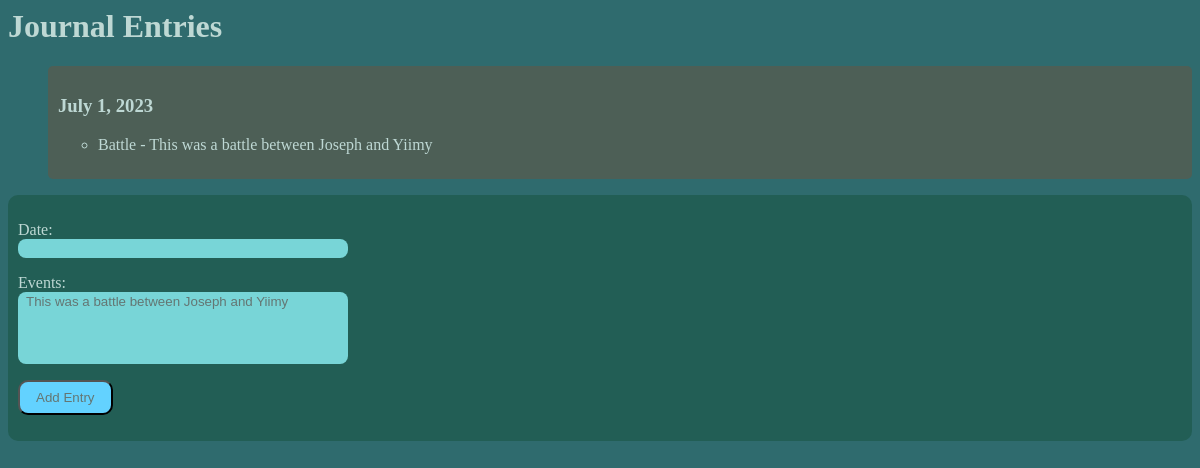
The app's page /dnd_codex/journal_entries/ with its own data.
### dnd_codex/models.py (models this page shows, shortened)
class JournalEntry(models.Model):
    date = models.DateField()
    events = models.ManyToManyField(Event)
    enemies = models.ManyToManyField(Enemy, blank=True)
    allies = models.ManyToManyField(Ally, blank=True)
    class Meta:
        ordering = ["date"]
        verbose_name_plural="Journal Entries"

class Event(models.Model):
    event_type = models.ForeignKey(EventType, on_delete=models.CASCADE)
    description = models.TextField()
    def __str__(self):
        return self.description

class EventType(models.Model):
    name = models.CharField(max_length=50)
    color = ColorField(default='#FF0000')
    def __str__(self):
        return self.name

### dnd_codex/views.py (the view)
# urls.py: path("journal_entries/", views.JournalEntriesView, name = "journal_entries"),
def JournalEntriesView(request):
    entries = list(JournalEntry.objects.order_by("-date"))
    form = JournalForm(request.POST or None)
    if request.method == 'POST':
        if form.is_valid():
            form.save()
            return redirect('journal_entries')
    context = {
        "entries" : entries,
        "form" : form
    }
    template = loader.get_template("codex/journal_entries.html")
    return HttpResponse(template.render(context, request))

### dnd_codex/forms.py
class JournalForm(forms.ModelForm):
    class Meta:
        model = JournalEntry
        fields = ['date', 'events',]

### dnd_codex/templates/codex/journal_entries.html (shortened to what this page needs)
{% load static %}
<head>
    <link rel="stylesheet" href="{% static 'codex/style.css' %}">
</head>
<h1 class="textColor">Journal Entries</h1>
<ul class="textColor">
    {% for entry in entries %}
    <div class="journal_entry">
        <h3 class="textColor">{{ entry.date }}</h3>
        <ul class="textColor">
            {% for event in entry.events.all %}
                <li>{{ event.event_type }} - {{ event.description }}</li>
            {% empty %}
                <li class="textColor">No Events</li>
            {% endfor %}
        </ul>
    </div>
    {% empty %}
        <li>No Journal Entries</li>
    {% endfor %}
</ul>
<div class="form-container textBackground divBackground">
    <form method="post" action="{% url 'journal_entries' %}">
        {{ form.as_p }}
        <button class="buttonColor rounded button" type="submit">Add Entry</button>
    </form>
</div>

### dnd_codex/static/codex/style.css (style rules this page uses)
.rounded { border-radius: 10px; }
.buttonColor { background-color: #63d2ff; }
.form-container input[type="text"], .form-container textarea, .form-container select { border-radius: 8px; border: #BED8D4; border-width: 3px; background-color: #78D5D7; color: #647673; padding-right: 6px; padding-left: 6px; padding-top: 2px; padding-bottom: 2px; width: 100%; box-sizing: border-box; }
.form-container { display: grid; gap: 5px; grid-template-columns: max-content auto; align-items: start; border-radius: 10px; background: #225e55; padding: 10px }
.form-container label { color: #BED8D4; text-align: right; }
.textColor { color: #BED8D4; }
button { padding: 8px 16px; background-color: #63d2ff; border-radius: 8px; color: #647673; }
.journal_entry { background-color: #4d5f56; border-radius: 5px; padding: 10px; padding-bottom: 25px; }

### records on screen
JournalEntry: date "July 1, 2023"
Event: event_type "Battle", description "This was a battle between Joseph and Yiimy"
